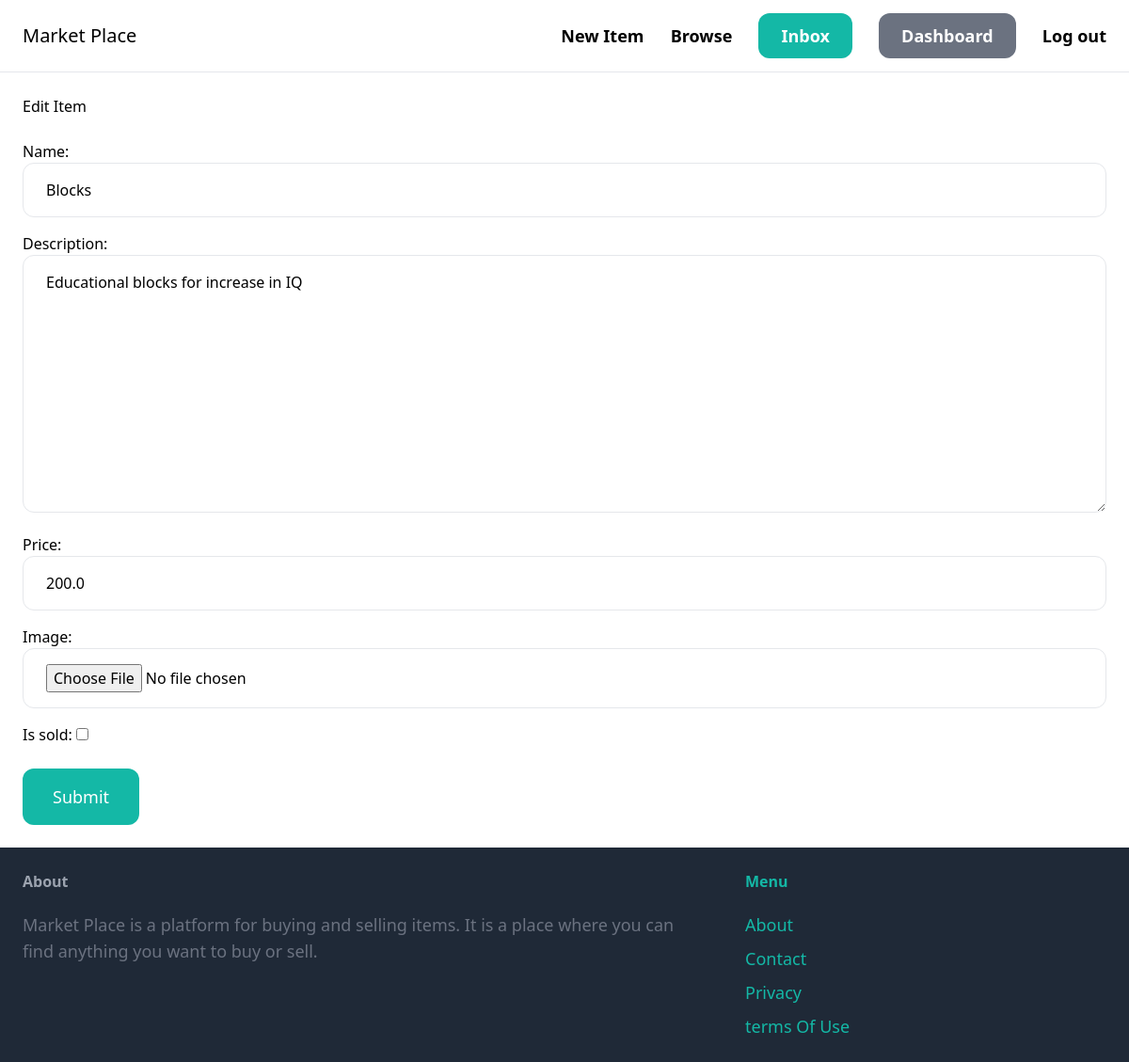
The page /item/8/edit/ (signed in) on the database its author committed.
### item/models.py (models this page shows, shortened)
class Item(models.Model):
    category = models.ForeignKey(Category, related_name='items', on_delete=models.CASCADE)
    name = models.CharField(max_length=255)
    description = models.TextField(blank=True, null=True)
    price = models.FloatField()
    image = models.ImageField(upload_to='item_images/', blank=True, null=True)
    is_sold = models.BooleanField(default=False)
    created_by = models.ForeignKey(User, related_name='items',on_delete=models.CASCADE)
    created_at = models.DateTimeField(auto_now_add=True)
    class Meta:
        ordering = ("name",)

### item/views.py (the view)
# urls.py: path('<int:pk>/edit/', views.edit, name='edit'),
@login_required
def edit(request,pk):
    item = get_object_or_404(Item, pk=pk, created_by=request.user)
    if request.method == "POST":
        form = EditItemForm(request.POST, request.FILES, instance=item)
        if form.is_valid():
            item = form.save(commit=False)#Dont add to DB
            item.created_by = request.user
            item.save()
            return redirect('item:detail', pk=item.id)
    else:
        form = EditItemForm(instance=item)
    return render(request, "item/form.html", {
        'form': form,
        'title': 'Edit Item',
    })

### item/forms.py
class EditItemForm(forms.ModelForm):
    class Meta:
        model = Item
        fields = ('name', 'description', 'price', 'image', 'is_sold')
        widgets = {
            'name': forms.TextInput(attrs={
                'class': INPUT_CLASS}),
            'description': forms.Textarea(attrs={
                'class': INPUT_CLASS}),
            'price': forms.TextInput(attrs={
                'class': INPUT_CLASS}),
            'image': forms.FileInput(attrs={
                'class': INPUT_CLASS}),
        }

### item/templates/item/form.html (shortened to what this page needs)
{% extends 'core/base.html' %}
{% block content %}
<h1 class=""mb-6 text-3xl">{{ title }}</h1>
<br>
<form method = "post" action="." enctype="multipart/form-data">
    <div class="space-y-4">
        {{ form.as_p }}
    </div>
            <button type="submit" class="mt-6 px-8 py-4 text-lg  bg-teal-500 text-white rounded-xl hover:bg-teal-700">Submit</button>
</form>
{% endblock %}

### rows shown on the page
Item: name "Blocks", description "Educational blocks for increase in IQ", price "200.0"

### other values the page prints
{{ title }} "Edit Item"
